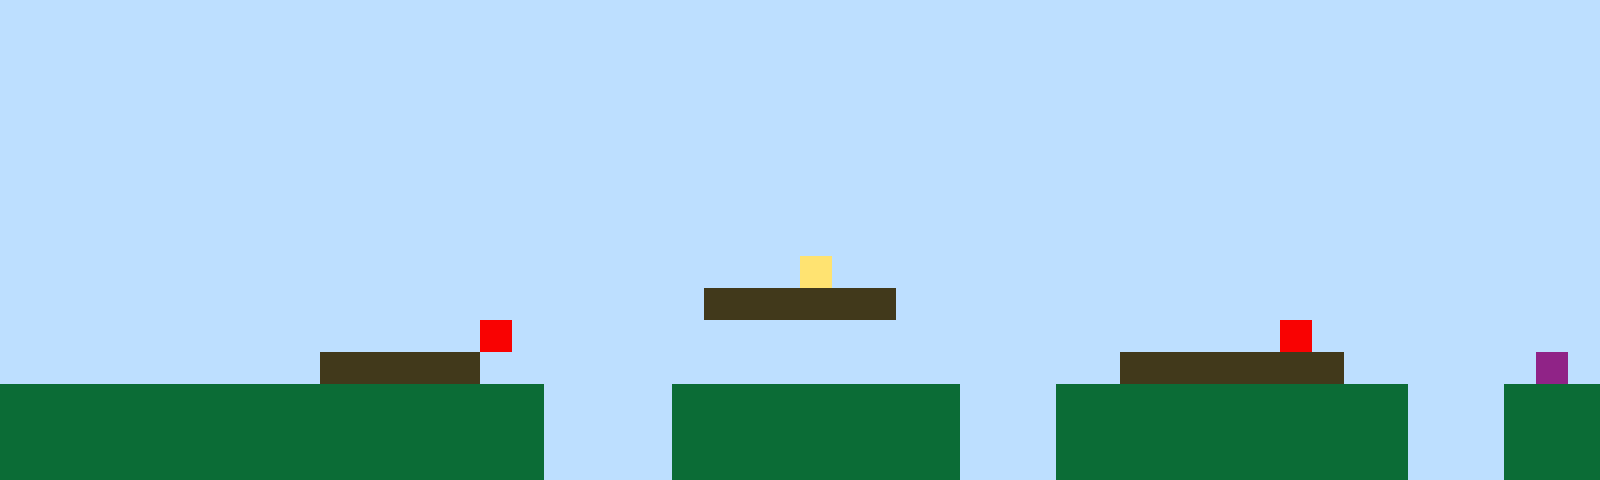

A level layout from a 2D game, rendered from its tile map. Below: a short description, then the map file with its tile-grid data intact:
An orthogonal 50x15 tile map with 32x32 px tiles, 1 tile layer (Tile Layer 1).

<map version="1.10" tiledversion="1.11.2" orientation="orthogonal" renderorder="right-up" width="50" height="15" tilewidth="32" tileheight="32" infinite="0" nextlayerid="2" nextobjectid="1"><editorsettings><export target="map1.csv" format="csv" /></editorsettings><tileset firstgid="1" name="sprites" tilewidth="32" tileheight="32" tilecount="6" columns="3"><image source="sprites.png" width="96" height="64" /></tileset><layer id="1" name="Tile Layer 1" width="50" height="15"><data encoding="csv">1,1,1,1,1,1,1,1,1,1,1,1,1,1,1,1,1,1,1,1,1,1,1,1,1,1,1,1,1,1,1,1,1,1,1,1,1,1,1,1,1,1,1,1,1,1,1,1,1,1,1,1,1,1,1,1,1,1,1,1,1,1,1,1,1,1,1,1,1,1,1,1,1,1,1,1,1,1,1,1,1,1,1,1,1,1,1,1,1,1,1,1,1,1,1,1,1,1,1,1,1,1,1,1,1,1,1,1,1,1,1,1,1,1,1,1,1,1,1,1,1,1,1,1,1,1,1,1,1,1,1,1,1,1,1,1,1,1,1,1,1,1,1,1,1,1,1,1,1,1,1,1,1,1,1,1,1,1,1,1,1,1,1,1,1,1,1,1,1,1,1,1,1,1,1,1,1,1,1,1,1,1,1,1,1,1,1,1,1,1,1,1,1,1,1,1,1,1,1,1,1,1,1,1,1,1,1,1,1,1,1,1,1,1,1,1,1,1,1,1,1,1,1,1,1,1,1,1,1,1,1,1,1,1,1,1,1,1,1,1,1,1,1,1,1,1,1,1,1,1,1,1,1,1,1,1,1,1,1,1,1,1,1,1,1,1,1,1,1,1,1,1,1,1,1,1,1,1,1,1,1,1,1,1,1,1,1,1,1,1,1,1,1,1,1,1,1,1,1,1,1,1,1,1,1,1,1,1,1,1,1,1,1,1,1,1,1,1,1,1,1,1,1,1,1,1,1,1,1,1,1,1,1,1,1,1,1,1,1,1,1,1,1,1,1,1,1,1,1,1,1,1,1,1,1,1,1,1,1,1,1,1,1,1,1,1,1,1,1,1,1,1,1,1,1,1,1,1,1,1,1,1,1,1,1,1,1,1,1,1,1,1,1,1,1,1,1,1,1,1,1,1,1,1,1,1,1,1,1,1,1,1,1,1,1,1,1,1,1,1,1,1,1,1,1,4,1,1,1,1,1,1,1,1,1,1,1,1,1,1,1,1,1,1,1,1,1,1,1,1,1,1,1,1,1,1,1,1,1,1,1,1,1,1,1,1,1,1,1,1,1,1,3,3,3,3,3,3,1,1,1,1,1,1,1,1,1,1,1,1,1,1,1,1,1,1,1,1,1,1,1,1,1,1,1,1,1,1,1,1,1,1,1,1,1,5,1,1,1,1,1,1,1,1,1,1,1,1,1,1,1,1,1,1,1,1,1,1,1,1,5,1,1,1,1,1,1,1,1,1,1,1,1,1,1,1,1,1,1,1,3,3,3,3,3,1,1,1,1,1,1,1,1,1,1,1,1,1,1,1,1,1,1,1,1,3,3,3,3,3,3,3,1,1,1,1,1,1,6,1,2,2,2,2,2,2,2,2,2,2,2,2,2,2,2,2,2,1,1,1,1,2,2,2,2,2,2,2,2,2,1,1,1,2,2,2,2,2,2,2,2,2,2,2,1,1,1,2,2,2,2,2,2,2,2,2,2,2,2,2,2,2,2,2,2,2,2,1,1,1,1,2,2,2,2,2,2,2,2,2,1,1,1,2,2,2,2,2,2,2,2,2,2,2,1,1,1,2,2,2,2,2,2,2,2,2,2,2,2,2,2,2,2,2,2,2,2,1,1,1,1,2,2,2,2,2,2,2,2,2,1,1,1,2,2,2,2,2,2,2,2,2,2,2,1,1,1,2,2,2</data></layer></map>
